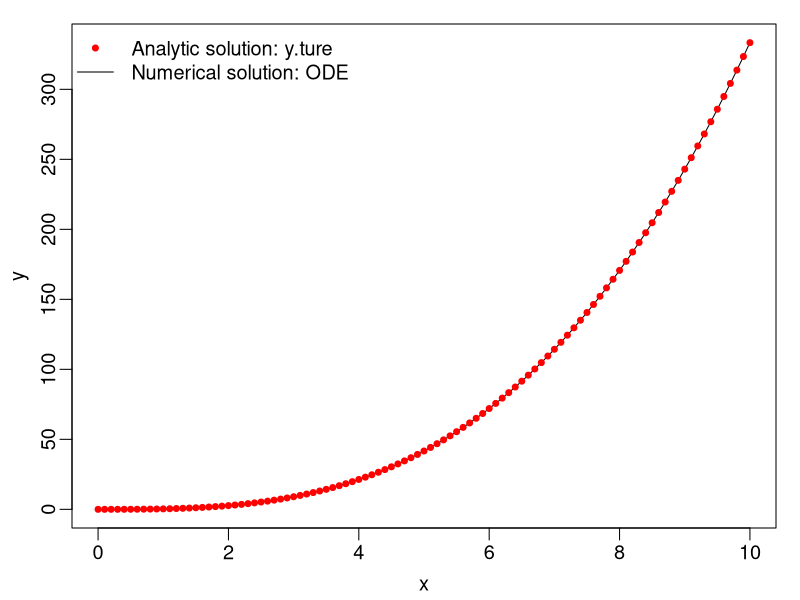
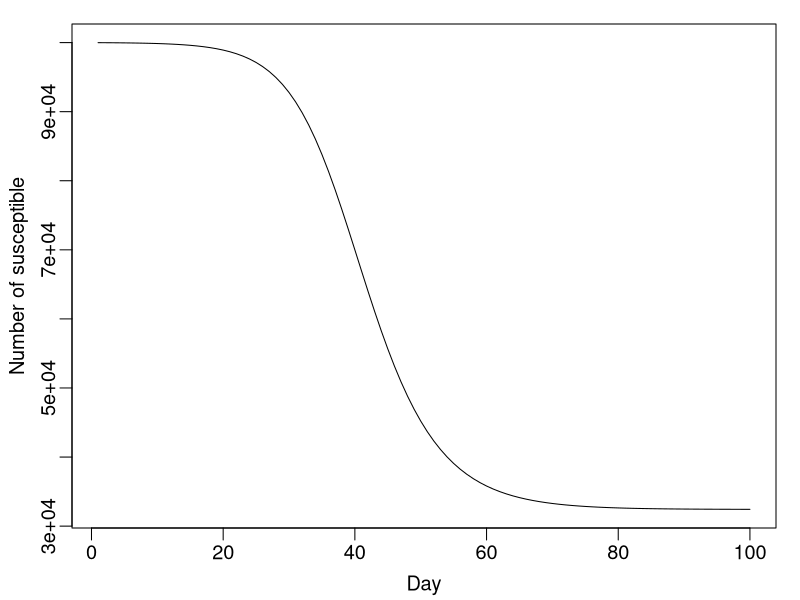
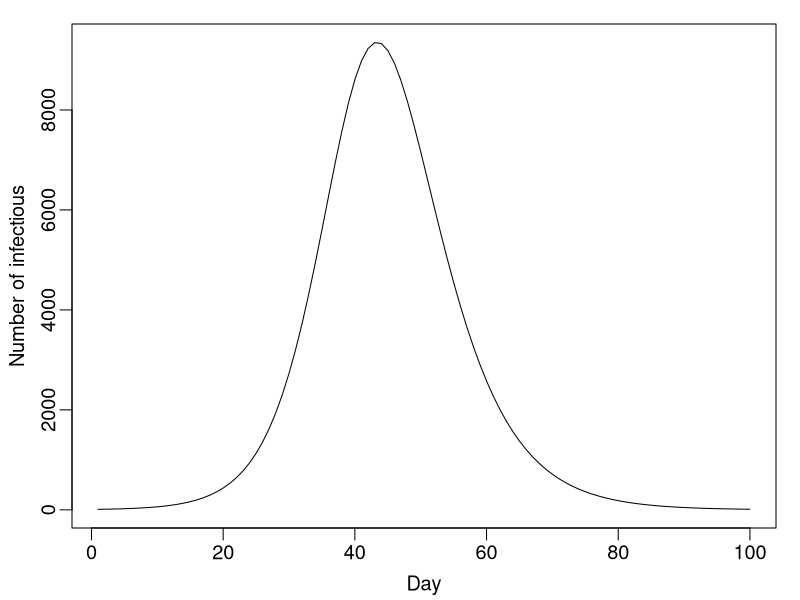
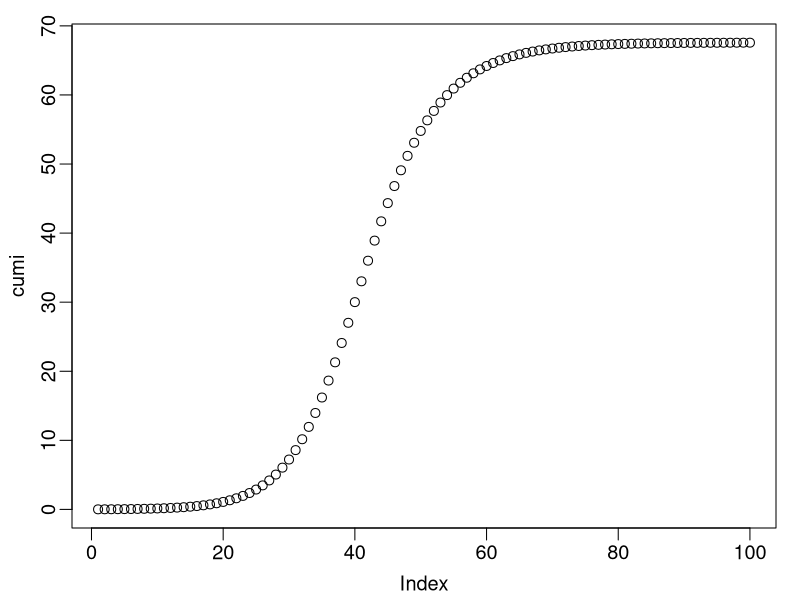
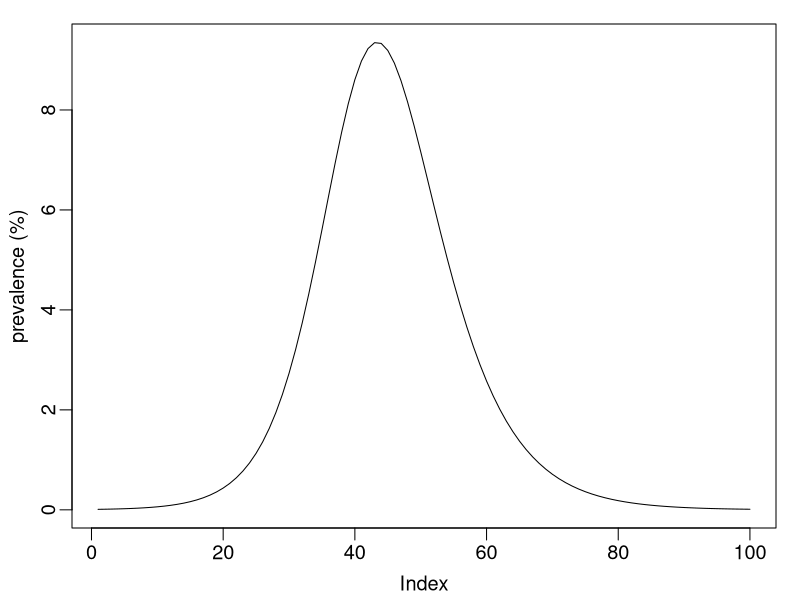
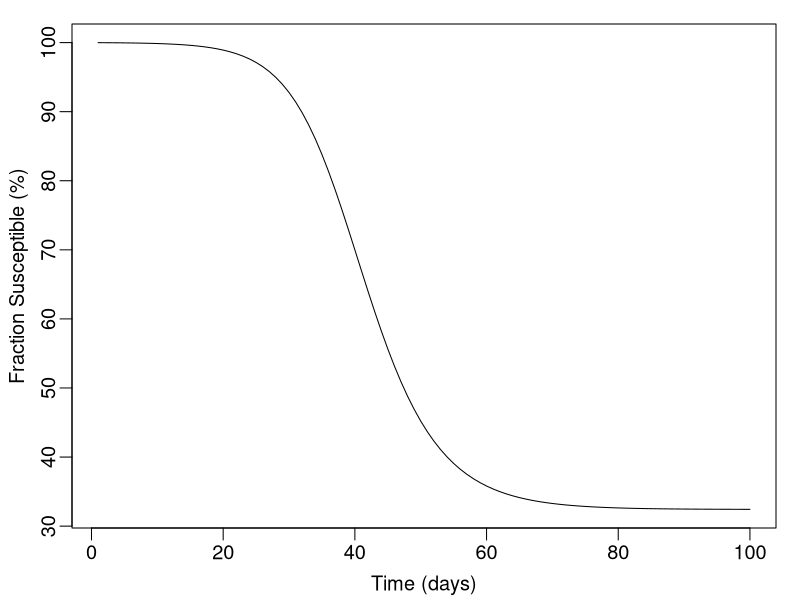

Generate these figures, in order, with R:
library(deSolve)
library(tidyverse)

# Try out SIMPLE ODE first:

## Step 1: Start with writing a function:
simple_func = function(x, y, parms) {
  dy = x^2   # We don't need to write dx because by default it's already there.
  list(dy)   # This is telling R which one is the dependent variable, which in this case is the dy.
}

## Step 2: Specify initial conditions:
xs = seq(0, 10, by = 0.1)
state = c(y = 0);

## Step 3: Call the ODE function to generate the simulation
out = ode(y = state, times = xs, func = simple_func, parms = NULL)

### the analytic solution for this problem (i.e. true solution here)
y.true = 1/3 * xs^3

## Step 4: Check model outputs
View(out)

### Print column names using `colnames` function, so we can refer to them by name:
colnames(out)

### Print part of the model output to see data structure:
head(out, 3)
tail(out, 6)

### To get the first column of the output:
out[, 1] 
out[, 'time']

### To print the 3rd row of the output:
out[3, ]

### Now try specific row & column:
out[3, 2] # give us 3rd row and 2nd column
out[3, 'time']
out[3, 'y']
out[out[, 'time'] == 3, ] # get a specific value
out[out[, 'time'] >= 3 & out[, 'time'] < 4, ] 
out[out[, 'y'] > 10 & out[, 'y'] < 11, ]  # get value within a specific range

## Now plot to check if the ode is working
par(mar = c(3,3,1,1), mgp = c(1.8,.5,0), cex = 1.2)
plot(x = out[, 1], y = out[, 2], xlab = 'x',ylab = 'y',type = 'l')
points(x = xs, y = y.true, col = 'red', pch = 20)
legend('topleft', legend = c('Analytic solution: y.ture', 'Numerical solution: ODE'),
       col = c('red', 'black'),lty = c(NA, 1), pch = c(20, NA), bty = 'n')


################################################################################
## SIMULAITON USING THE SIR MODEL
################################################################################

# Step 1: code the SIR model (or function here)
SIR = function(t, state, parameters) {
  with(as.list(c(state, parameters)),{ # this line tells R if it cannot find state & parameters, look here...???
    # rate of change
    dS = -beta*S*I/N;
    dI= beta*S*I/N - gamma*I;
    
    # Optional: also compute the cumulative number of infection
    dcumI = beta*S*I/N
    
    # return the rate of change
    list(c(dS, dI, dcumI))
  }) # ending with(as.list...)
} # ending of the entire function

# Step 2: specify initial conditions/parameters:
N = 1e5; # population size
I0 = 10; # initial No. of Infectious people
S0 = N - I0;  # initial No. of Susceptible people
state = c(S = S0, I = I0, cumI = I0);  # store the initial conditions I & S together 
parameters = c(beta = .5, gamma = .3);  # store the model parameters, unit: per day

times = seq(1, 100, by = 1);  # set simulation time steps: 1 to 100 days here

# Step 3: call the ode function to generate the simulation
sim = ode(y = state, times = times, func = SIR, parms = parameters);

# Step 4: check model outputs
View(sim)  # to see what's in the model output 'sim'

# Print part of the model simput to see data structure
head(sim, 3)  # this prints the first 3 lines of the model output
tail(sim, 1) # this prints the last line of the model output

# Print column names using the colnames function, so you can refer to them by name
colnames(sim)

# to get the column for simulation: 
sim[, 1]  # use column indexing 
sim[, 'time']  # use the column name

# get output on specific day using column name
sim[sim[, 'time'] == 10, ]

# CODE IT YOURSELF - now get the column for simulated number of Susceptibles
# CODE IT YOURSELF - now get the column for simulated number of Infectious:



# Visualize model outputs:
# plot S over time
# plot I over time
# plot to compare S and I in one graph
# plot to compare S and cumI - think about the trend and why


# [Q1] CODE IT YOURSELF - what is the number of susceptibles on Day 50? 
sim[sim[, 'time'] == 50]
# Answer: 45209.318

# [Q1] CODE IT YOURSELF - what is the number of susceptibles at the end of the simulation? 
sim[sim[, 'time'] == 100]
# Answer: 32431.05

# [Q2] CODE IT YOURSELF - what is the number of Infectious on Day 50? 
sim[sim[, 'time'] == 50]
# Answer: 7164.672

# [Q2] CODE IT YOURSELF - what is the number of Infectious at the end of the simulation? 
sim[sim[, 'time'] == 100]
# Answer: 11.72

# [LQ3] Based on the simulation, how many people have been infected by Day 50? 
# Answer: 54790.68

# [LQ3] How many people have been infected by the end of simulation? 
# Answer: 67568.95

# [Q4] CODE IT YOURSELF - Plot model simulated number of Susceptibles for each day during the simulation period
plot(x = sim[, 1], y = sim[, 2], xlab = 'Day', ylab = 'Number of susceptible', type = 'l')

# [Q4] CODE IT YOURSELF - Plot model simulated number of Infectious for each day over time during the simulation period
plot(x = sim[, 1], y = sim[, 3], xlab = 'Day', ylab = 'Number of infectious', type = 'l')

# Put the two plots together:



################################################################################
## PROCESSING AND VISULIZING THE MODEL OUTPUTS
################################################################################

# Output Processing 1: 
# Convert numbers to fractions relative to the population size - for easier comparison across populations of different sizes
s = sim[,'S']/N * 100  # %S
i = sim[,'I']/N * 100 # %I
cumi = sim[, 'cumI']/N * 100 # %cumulative infections

plot(cumi)
plot(i, type = 'l', ylab = 'prevalence (%)')

# Plot fraction susceptible over time
par(mar = c(3,3,1,1), mgp = c(1.8, .5, 0), cex = 1.2)
# show as percentage: 
plot(x = times, y = s, xlab = 'Time (days)', ylab = 'Fraction Susceptible (%)', type = 'l')

# For easier maneuver, we can convert "sim" into a dataframe:
sim_df = data.frame(sim)


# Output Processing 2: 
# Convert the daily outputs to weekly outputs
numWk = ceiling(length(times) / 7); # 'ceiling' function rounds the results to a lower integer.
tmstep = 7; # weekly 
out.weekly = matrix(0, # place holder for the actual numbers
                    numWk, # number of rows is the number of weeks
                    ncol(sim)) # number of columns is the same as the simulation output ('sim')
# set column names, so it would be more readable & easier to access to the results
colnames(out.weekly) = c('Week', 'Number of Susceptibles', 'Number of Infectious', 'Number of New Infections') 
out.weekly[,'Week'] = 0: (numWk - 1)  # Week column is just the number of week
# Get the number of Susceptibles for 4th day of each week (i.e. middle of the week) - this is sort of a snapshot of the epidemic
out.weekly[,'Number of Susceptibles'] = c(S0, # use the initial susceptibility for the 1st entry
                                          sim[seq(4, length.out = numWk - 1, by  = tmstep),  # indices of the first day of each week
                                              'S']) 

# Get the number of Infectious for 4th day of each week (i.e. middle of the week) - this is the prevalence
out.weekly[,'Number of Infectious'] = c(I0, # use the initial susceptibility for the 1st entry
                                        sim[seq(4, length.out = numWk - 1, by  = tmstep),  # indices of the first day of each week
                                            'I']) 

# Get the Number of New Infections - these are cumulative numbers so need to get the increment (i.e., new infection) for each week
out.weekly[,'Number of New Infections'] = c(0, # add a 0 for the start of the 1st week
                                            (sim[seq(tmstep+1, length.out = numWk - 1, by  = tmstep), 'cumI'] - # cumulative infections on the start of week 2, 3, ... 
                                               sim[seq(1, length.out = numWk - 1, by  = tmstep), 'cumI']) # cumulative infections on the start of week 1, 2, ...
)  

# CODE IT YOURSELF -
# [Q7] How many people are infected on Week 7? (0.5pt)

# [Q8] Plot number of Susceptibles mid-week over time (0.5pt)

# [Q9] Plot number of Infectious mid-week over time (0.5pt)

# [Q10] Plot number of New Infections each week over time (0.5pt)
